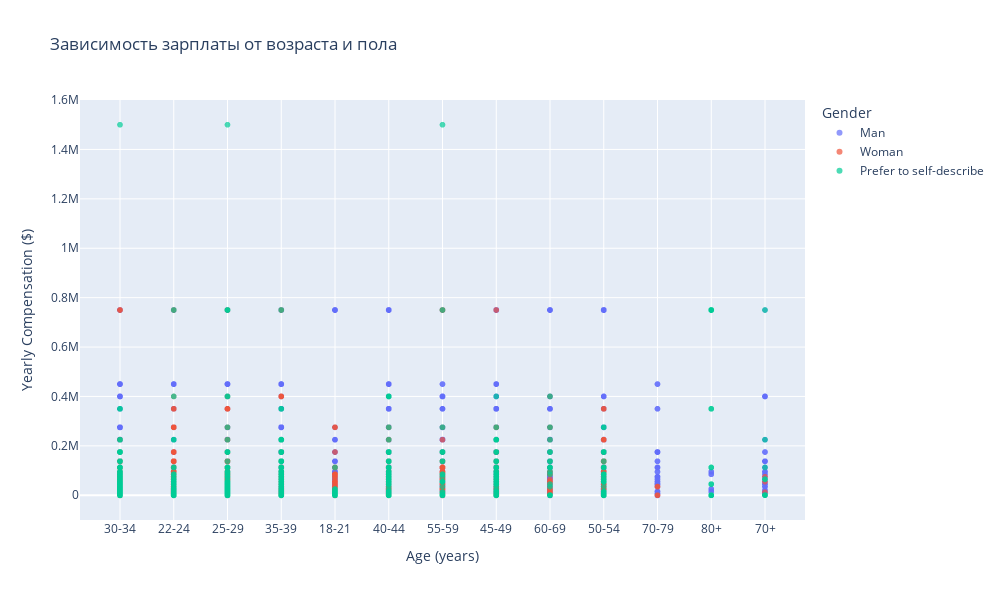

The cell this chart's notebook holds for it:
### Markdown cell above
Построение точечного графика: Зарплата vs Возраст по полу

1. Подготовка данных
- Выбрать из DataFrame три столбца:
  - `Yearly Compensation ($)` - годовая зарплата
  - `Age (years)` - возраст
  - `Gender` - пол
- Создать копию данных для работы
- Удалить строки с пропущенными значениями

2. Построение графика
- Использовать `plotly.express.scatter()`
- Настроить оси:
  - X: Возраст (лет)
  - Y: Годовая зарплата ($)
- Разделить точки по цвету в зависимости от пола
- Добавить заголовок и подписи осей
- Настроить прозрачность точек

### Code cell
scatter_data = df[['Yearly Compensation ($)', 'Age (years)', 'Gender']].copy()

scatter_data = scatter_data.dropna()

fig = px.scatter(scatter_data, x='Age (years)', y='Yearly Compensation ($)', color='Gender',
                 title='Зависимость зарплаты от возраста и пола',
                 labels={'age': 'Возраст (лет)', 'compensation': 'Годовая компенсация ($)'},
                 opacity=0.7)
fig.update_layout(
    width=1000,      # ширина в пикселях
    height=600,      # высота в пикселях
    autosize=False   # отключаем авторазмер
)
fig.show()

### Figure 1 — Plotly figure (JSON) as saved in the notebook; plotly's stock layout.template omitted (floating-point values rounded to 4 significant figures; data arrays with more than 128 entries replaced by an {"elided": "..."} marker saying what was removed)
{"data": [{"hovertemplate": "Gender=Man<br>Age (years)=%{x}<br>Yearly Compensation ($)=%{y}<extra></extra>", "legendgroup": "Man", "marker": {"color": "#636efa", "opacity": 0.7, "symbol": "circle"}, "mode": "markers", "name": "Man", "showlegend": true, "type": "scattergl", "x": {"elided": "43723 str values"}, "xaxis": "x", "y": {"elided": "43723 float values"}, "yaxis": "y"}, {"hovertemplate": "Gender=Woman<br>Age (years)=%{x}<br>Yearly Compensation ($)=%{y}<extra></extra>", "legendgroup": "Woman", "marker": {"color": "#EF553B", "opacity": 0.7, "symbol": "circle"}, "mode": "markers", "name": "Woman", "showlegend": true, "type": "scattergl", "x": {"elided": "8315 str values"}, "xaxis": "x", "y": {"elided": "8315 float values"}, "yaxis": "y"}, {"hovertemplate": "Gender=Prefer to self-describe<br>Age (years)=%{x}<br>Yearly Compensation ($)=%{y}<extra></extra>", "legendgroup": "Prefer to self-describe", "marker": {"color": "#00cc96", "opacity": 0.7, "symbol": "circle"}, "mode": "markers", "name": "Prefer to self-describe", "showlegend": true, "type": "scattergl", "x": {"elided": "1072 str values"}, "xaxis": "x", "y": {"elided": "1072 float values"}, "yaxis": "y"}], "layout": {"autosize": false, "height": 600, "legend": {"title": {"text": "Gender"}, "tracegroupgap": 0}, "title": {"text": "Зависимость зарплаты от возраста и пола"}, "width": 1000, "xaxis": {"anchor": "y", "domain": [0, 1], "title": {"text": "Age (years)"}}, "yaxis": {"anchor": "x", "domain": [0, 1], "title": {"text": "Yearly Compensation ($)"}}}}
